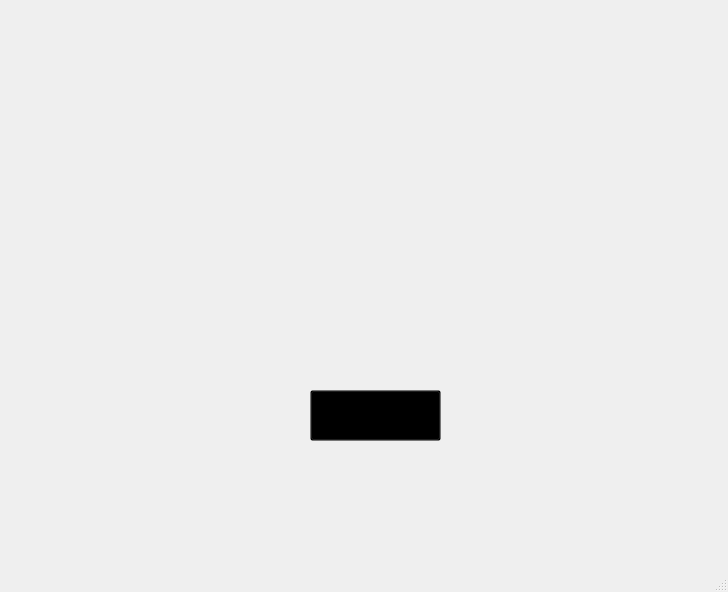
<?xml version="1.0" encoding="UTF-8"?>
<ui version="4.0">
 <class>MainWindow</class>
 <widget class="QMainWindow" name="MainWindow">
  <property name="geometry">
   <rect>
    <x>0</x>
    <y>0</y>
    <width>728</width>
    <height>592</height>
   </rect>
  </property>
  <property name="windowTitle">
   <string>MainWindow</string>
  </property>
  <widget class="QWidget" name="centralwidget">
   <widget class="QLabel" name="label">
    <property name="geometry">
     <rect>
      <x>250</x>
      <y>270</y>
      <width>47</width>
      <height>13</height>
     </rect>
    </property>
    <property name="text">
     <string/>
    </property>
    <property name="pixmap">
     <pixmap>:/inicio/Start.png</pixmap>
    </property>
    <property name="scaledContents">
     <bool>true</bool>
    </property>
   </widget>
   <widget class="QLabel" name="label_2">
    <property name="geometry">
     <rect>
      <x>90</x>
      <y>0</y>
      <width>561</width>
      <height>551</height>
     </rect>
    </property>
    <property name="text">
     <string/>
    </property>
    <property name="pixmap">
     <pixmap resource="../telasa.qrc">:/telas/1 Start.jpg</pixmap>
    </property>
    <property name="scaledContents">
     <bool>true</bool>
    </property>
   </widget>
   <widget class="QPushButton" name="StartButton">
    <property name="geometry">
     <rect>
      <x>310</x>
      <y>390</y>
      <width>131</width>
      <height>51</height>
     </rect>
    </property>
    <property name="styleSheet">
     <string notr="true">background-color: rgba(0,0,0,0);</string>
    </property>
    <property name="text">
     <string/>
    </property>
   </widget>
  </widget>
  <widget class="QMenuBar" name="menubar">
   <property name="geometry">
    <rect>
     <x>0</x>
     <y>0</y>
     <width>728</width>
     <height>21</height>
    </rect>
   </property>
  </widget>
  <widget class="QStatusBar" name="statusbar"/>
 </widget>
 <resources>
  <include location="../telasa.qrc"/>
 </resources>
 <connections/>
</ui>
